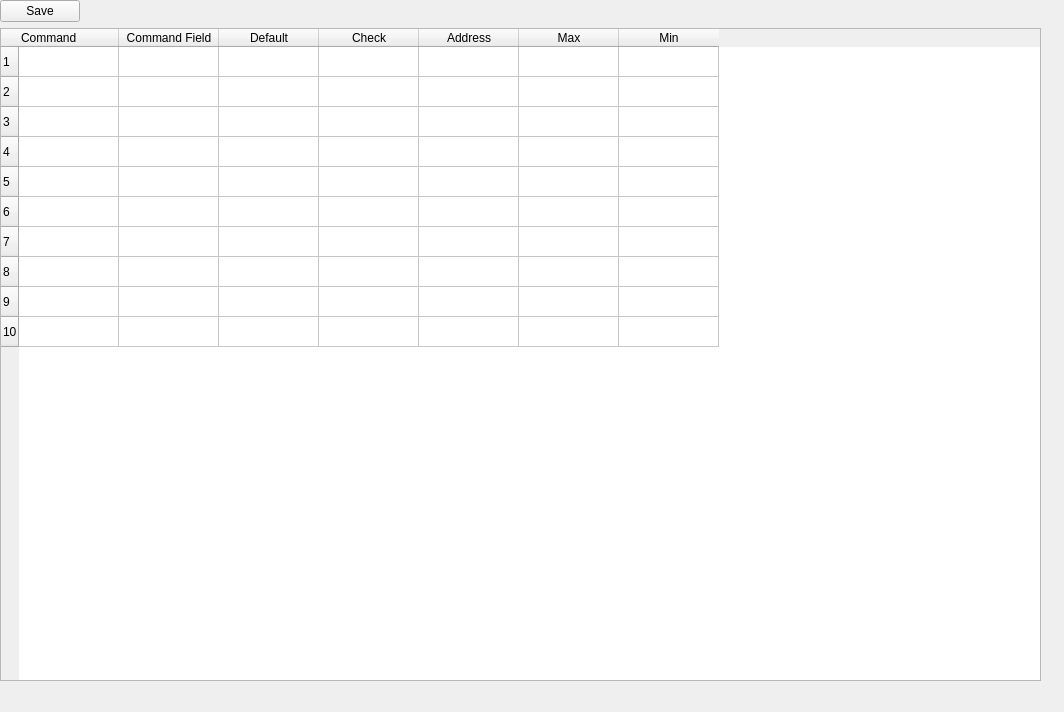
<?xml version="1.0" encoding="UTF-8"?>
<ui version="4.0">
 <class>Form</class>
 <widget class="QWidget" name="Form">
  <property name="geometry">
   <rect>
    <x>0</x>
    <y>0</y>
    <width>1064</width>
    <height>712</height>
   </rect>
  </property>
  <property name="sizePolicy">
   <sizepolicy hsizetype="Expanding" vsizetype="Expanding">
    <horstretch>0</horstretch>
    <verstretch>0</verstretch>
   </sizepolicy>
  </property>
  <property name="windowTitle">
   <string>Form</string>
  </property>
  <widget class="QWidget" name="gridLayoutWidget">
   <property name="geometry">
    <rect>
     <x>0</x>
     <y>0</y>
     <width>1041</width>
     <height>681</height>
    </rect>
   </property>
   <layout class="QGridLayout" name="gridLayout">
    <property name="sizeConstraint">
     <enum>QLayout::SetNoConstraint</enum>
    </property>
    <item row="0" column="0">
     <widget class="QPushButton" name="pushButtonSave">
      <property name="sizePolicy">
       <sizepolicy hsizetype="Fixed" vsizetype="Fixed">
        <horstretch>0</horstretch>
        <verstretch>0</verstretch>
       </sizepolicy>
      </property>
      <property name="text">
       <string>Save</string>
      </property>
     </widget>
    </item>
    <item row="1" column="0">
     <widget class="QTableWidget" name="cmdTable">
      <property name="sizePolicy">
       <sizepolicy hsizetype="Expanding" vsizetype="Expanding">
        <horstretch>0</horstretch>
        <verstretch>0</verstretch>
       </sizepolicy>
      </property>
      <property name="rowCount">
       <number>10</number>
      </property>
      <property name="columnCount">
       <number>7</number>
      </property>
      <row/>
      <row/>
      <row/>
      <row/>
      <row/>
      <row/>
      <row/>
      <row/>
      <row/>
      <row/>
      <column>
       <property name="text">
        <string>Command</string>
       </property>
       <property name="textAlignment">
        <set>AlignLeading|AlignTop</set>
       </property>
      </column>
      <column>
       <property name="text">
        <string>Command Field</string>
       </property>
      </column>
      <column>
       <property name="text">
        <string>Default</string>
       </property>
      </column>
      <column>
       <property name="text">
        <string>Check</string>
       </property>
      </column>
      <column>
       <property name="text">
        <string>Address</string>
       </property>
      </column>
      <column>
       <property name="text">
        <string>Max</string>
       </property>
      </column>
      <column>
       <property name="text">
        <string>Min</string>
       </property>
      </column>
      <item row="0" column="0">
       <property name="text">
        <string/>
       </property>
       <property name="textAlignment">
        <set>AlignLeading|AlignTop</set>
       </property>
      </item>
     </widget>
    </item>
   </layout>
  </widget>
 </widget>
 <resources/>
 <connections/>
</ui>
